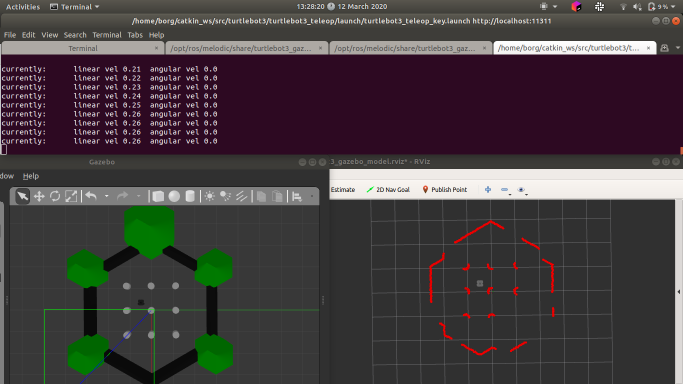
#> input picture RobCom - Atividade03/sim_print.png, 1366 x 768 px, given in place of the camera (shown at 1/2 size)
$ python Project01.py
#> lines starting #> are read from the running program, lines starting #| are printed output that depends on the picture; after the words box and inside, x2 and y2 are one past the last pixel; in counts of white or black regions, pixels touching at a corner belong together
#!/usr/bin/python
# -*- coding: utf-8 -*-

__author__ = "DualStream799"

# Importing Libraries:
from matplotlib import pyplot as plt
from heapq import nlargest
from math import atan, degrees, sqrt
import numpy as np
import time
import cv2


def find_homography_draw_box(kp1, kp2, img_cena, img_original, good):

    out = img_cena.copy()

    src_pts = np.float32([ kp1[m.queryIdx].pt for m in good ]).reshape(-1,1,2)
    dst_pts = np.float32([ kp2[m.trainIdx].pt for m in good ]).reshape(-1,1,2)


    # Tenta achar uma trasformacao composta de rotacao, translacao e escala que situe uma imagem na outra
    # Esta transformação é chamada de homografia
    # Para saber mais veja
    # https://docs.opencv.org/3.4/d9/dab/tutorial_homography.html
    M, mask = cv2.findHomography(src_pts, dst_pts, cv2.RANSAC,5.0)
    matchesMask = mask.ravel().tolist()


    h,w = img_original.shape
    # Um retângulo com as dimensões da imagem original
    pts = np.float32([ [0,0],[0,h-1],[w-1,h-1],[w-1,0] ]).reshape(-1,1,2)

    # Transforma os pontos do retângulo para onde estao na imagem destino usando a homografia encontrada
    dst = cv2.perspectiveTransform(pts,M)


    # Desenha um contorno em vermelho ao redor de onde o objeto foi encontrado
    img2b = cv2.polylines(out,[np.int32(dst)],True,(255,255,0),5, cv2.LINE_AA)

    return img2b


def frame_flip(capture, flip=False, flip_mode=0):
	"""Recieves a webcam frame and flips it or not, depending on 'flip' argument
	X-axis Flip (Vertical): 'flip_mode' = 0
	Y-axis Flip (Horizontal): 'flip_mode' > 0
	Both-axis Flip(Vertical and Horizontal): 'flip_mode' < 0 """
#> called with flip = True, flip_mode = 1

	# Capture frame-by-frame:
	ret, frame = capture.read()
#> frame is the input picture: shape (768, 1366, 3); mean B, G, R 63.7, 61.5, 68.7
	# Invert captured frame:
	if flip == True:
		return cv2.flip(frame, 1)
	else:
		return frame


def output_selector(window_name, output_frame):
	# Displays the resulting frame:
	cv2.imshow(window_name, output_frame)

def text_on_frame(frame, text, position, thickness, font_size=1, text_color=(255, 255, 255), shadow_color=(128, 128, 128), font_style=cv2.FONT_HERSHEY_SIMPLEX, line_style=cv2.LINE_AA):
	"""Displays a text on the frame with a shadow behind it for better visualization on any background"""
	cv2.putText(frame, text, position, font_style, font_size, shadow_color, thickness+1, line_style)
	cv2.putText(frame, text, position, font_style, font_size, text_color, thickness, line_style)

def angular_coefficient(point1, point2, decimals=0):
	"""Calculates the angular coefficient if a line between two points using the current formula: (y - y0) = m*(x - x0)"""
	return round(degrees(atan((point2[1] - point1[1])/(point2[0] - point1[0]))), decimals)


# Window name text:
window_name = "Computer Vision Detector Algorithm"
# Window width and height:
window_size = (640, 480)
# Display mode controller:
display_mode = 'default'
# Angular Coefficient start value:
m = 0.0
sheet_distance = 0.0
min_matches_val = 10
# Display mode dict for text display:
display_mode_text_dict = {'default': 'Nothing',
						  'mask': 'Cyan & Magenta',
						  'canny': 'Edges',
						  'hough': 'Circles',
						  'line': 'Line',
						  'angular_coef': 'Line & Inclination',
						  'distance': 'Sheet Distance',
						  'colorfull_circles': 'Circle Colors',
						  'brisk': 'Logo',
						  'all': 'Everything'}
# Color dict for "paint" elements:
color_dict = {'cyan': (255, 255, 0),
			  'magenta': (255, 0, 255)}


# Parameters to use when opening the webcam:
cap = cv2.VideoCapture(0)
# Setting a resolution limit for video capture:
cap.set(cv2.CAP_PROP_FRAME_WIDTH, window_size[0])
cap.set(cv2.CAP_PROP_FRAME_HEIGHT, window_size[1])


while True:
	# Reads frame and flips it horizontally:
	bgr_frame = frame_flip(cap, True, 1)
	# Converts frame from BGR to Grayscale:
	gray_frame = cv2.cvtColor(bgr_frame, cv2.COLOR_BGR2GRAY)
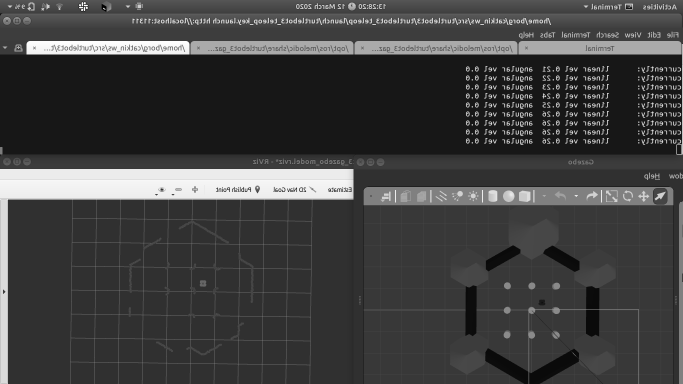
#> gray_frame: shape (768, 1366) (shown at 1/2 size); min 0, max 255, mean 64
	# Converts frame from BGR to RGB:
	rgb_frame = cv2.cvtColor(bgr_frame, cv2.COLOR_BGR2RGB)
	# Converts frame from RGB to HSV:
	hsv_frame = cv2.cvtColor(rgb_frame, cv2.COLOR_RGB2HSV)
#> hsv_frame: shape (768, 1366, 3); mean H, S, V 48.5, 65, 72.7
	# Cyan's Hue value of HSV color space:
	cyan_hue = 180
	# Magenta's Hue value of HSV color space:
	magenta_hue = 300
	# Cyan's limit for creating mask (manually adjusted):
	cyan_high = (cyan_hue/2 + 40, 255, 255)
	cyan_low = (cyan_hue/2 - 40, 150, 70)
	# Magenta's limit for creating mask (manually adjusted):
	magenta_high = (magenta_hue/2 + 30, 255, 255)
	magenta_low = (magenta_hue/2 - 30, 140, 70)
	# Creating masks for each one of the target colors:
	cyan_mask = cv2.inRange(hsv_frame, cyan_low, cyan_high)
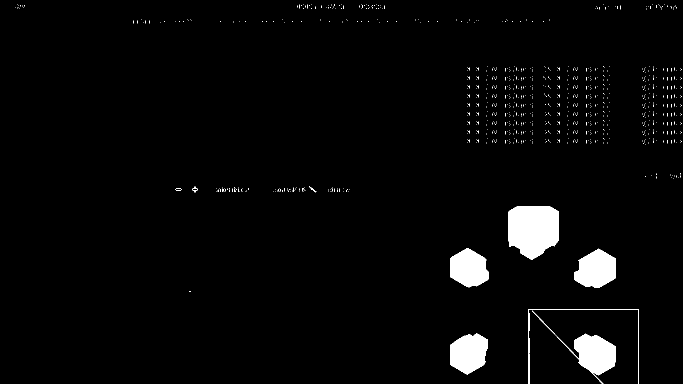
#> cyan_mask: shape (768, 1366) (shown at 1/2 size); 2.9% white; 1055 white regions (1046 under 20 px), largest, box (x1, y1, x2, y2) and area: (1017, 412, 1118, 520) 8859, (1064, 621, 1231, 768) 5140, (1149, 497, 1232, 576) 4718
	magenta_mask = cv2.inRange(hsv_frame, magenta_low, magenta_high)
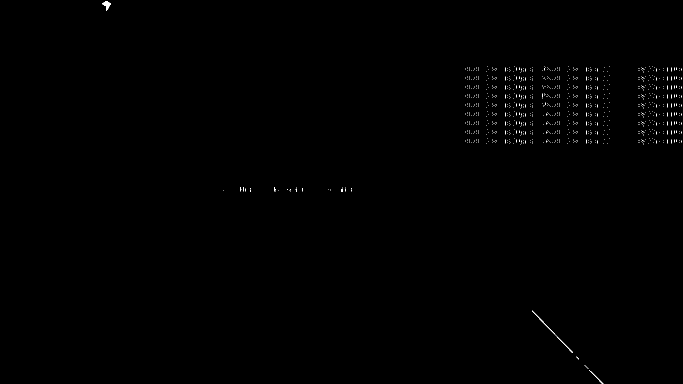
#> magenta_mask: shape (768, 1366) (shown at 1/2 size); 0.22% white in thin lines or dots, all inside (x1, y1, x2, y2) = (204, 2, 1363, 768)
	# Creating a new mask combining the two previous ones:
	fused_mask = cv2.bitwise_or(cyan_mask, magenta_mask)
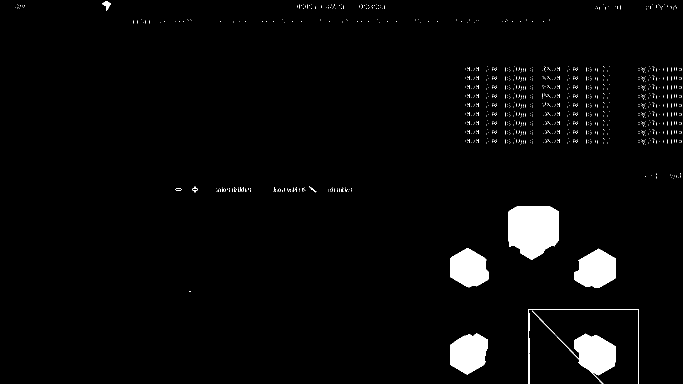
#> fused_mask: shape (768, 1366) (shown at 1/2 size); 3% white; 1336 white regions (1326 under 20 px), largest, box (x1, y1, x2, y2) and area: (1017, 412, 1118, 520) 8859, (1064, 621, 1231, 768) 5140, (1149, 497, 1232, 576) 4718
	# Filtering the original image using the mask (There's color only where the mask is white):
	masked_frame = cv2.bitwise_and(bgr_frame, bgr_frame, mask=fused_mask)
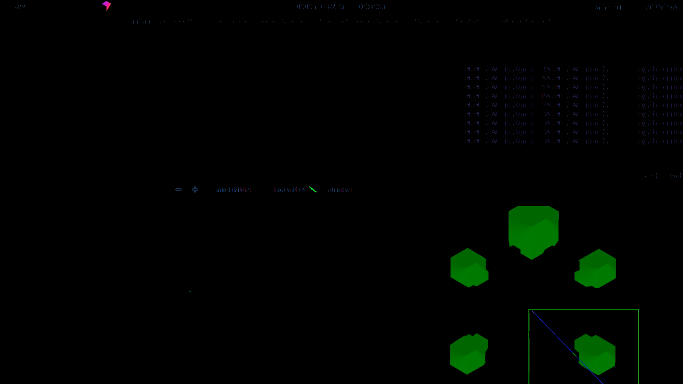
#> masked_frame: shape (768, 1366, 3) (shown at 1/2 size); mean of channels 0, 1, 2 0.5, 3.2, 0.2; drawn as B, G, R
	# Bluring the grayscale frame in order to enhance edge detection:
	blured_frame = cv2.GaussianBlur(gray_frame, ksize=(5, 5), sigmaX=0)
	# Using Canny's algorithm to detect edges:
	edges_frame = cv2.Canny(blured_frame, 100, 200)
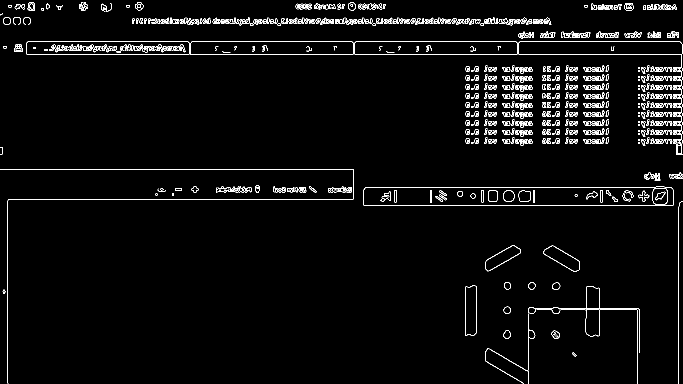
#> edges_frame: shape (768, 1366) (shown at 1/2 size); 3.1% white in thin lines or dots
	# Using Hough Transform method to detect circles:
	circles = cv2.HoughCircles(edges_frame, cv2.HOUGH_GRADIENT, dp=2, minDist=40, param1=30, param2=100, minRadius=5, maxRadius=60)
#> circles = [[1153, 211, 58.8], [1007, 193, 56.6], [1079, 193, 56.6], [1007, 139, 58.8], [1061, 139, 58.8], [1061, 229, 56.6], [1323, 193, 41.2], [1323, 247, 41.2], [1123, 173, 36.8]]
	# Converting 'edges_frame' to BGR in order to get colorfull circles:
	color_edges_frame = cv2.cvtColor(edges_frame, cv2.COLOR_GRAY2BGR)
#> color_edges_frame: shape (768, 1366, 3); 3.1% white in thin lines or dots
	# Only if circles detected (avoids that 'None' reaches the 'for' loop and crashes the program):
	if circles is not None and (display_mode == 'hough' or display_mode == 'line' or display_mode == 'angular_coef' or display_mode == 'distance' or display_mode == 'colorfull_circles' or display_mode == 'all'):
		# Lists to store only valid circles (better explanation below):
		valid_circles = []
		# Draws all circles detected in the frame:
		for circle in circles[0]:
			# Parameters obtained by 'cv2.HoughCircles':
			x_pos, y_pos, radius_size = circle

			# Checks if the center of the detected circles are inside the valid region of the color masks and stores the circle's data and wich mask were detected (otherwise, the circles are false and are not stored:
			if cyan_mask[int(y_pos), int(x_pos)] == 255:
				valid_circles.append(['cyan', list(circle)])
			elif magenta_mask[int(y_pos), int(x_pos)] == 255:
				valid_circles.append(['magenta', list(circle)])

			if display_mode != 'colorfull_circles':
				# Draws the circle on the frame:
				cv2.circle(color_edges_frame, center=(x_pos, y_pos), radius=radius_size, color=(0,255,255), thickness=2)

		# If two circles or more were detected, filter only the two largest ones (based on masks only discards false detections):
		if len(valid_circles) >= 2 and (display_mode == 'line' or display_mode == 'angular_coef' or display_mode == 'distance' or display_mode == 'colorfull_circles' or display_mode == 'all'):
			# Finds the two largest circles (the ones with bigger radius):
			largest_circles = nlargest(2, valid_circles, key=lambda x:x[1][2])

			if display_mode == 'line' or display_mode == 'angular_coef' or display_mode == 'all':
				# Draws a line between the circles' center:
				cv2.line(color_edges_frame, (largest_circles[0][1][0], largest_circles[0][1][1]), (largest_circles[1][1][0], largest_circles[1][1][1]), (0,0,255), 2)

			if display_mode == 'angular_coef' or display_mode == 'all':
				# Calculates the line's angular coeficient and updates the varible:
				m = angular_coefficient(largest_circles[0][1], largest_circles[1][1])

			if display_mode == 'colorfull_circles' or display_mode == 'all':
				# Draws the circles with the correspondent color:
				_ = [cv2.circle(color_edges_frame, center=(circle[1][0], circle[1][1]), radius=circle[1][2], color=color_dict[circle[0]], thickness=2)  for circle in largest_circles]
				# Draws the circles' color above the detected circles:
				_ = [text_on_frame(color_edges_frame, circle[0], (int(circle[1][0]), int(circle[1][1]+circle[1][2]+30)), 1, text_color=color_dict[circle[0]])  for circle in largest_circles]

			if display_mode == 'distance' or display_mode == 'all':
				# Calculates the lenght of the line:
				Ax = largest_circles[0][1][0]
				Ay = largest_circles[0][1][1]
				Bx = largest_circles[1][1][0]
				By = largest_circles[1][1][1]
				# Values obtained from calibration fixing D = 32cm (between the webcam and the sheet):
				sheet_height = 14 # centimeters [H] (between the center of the two circles in the sheet)
				frame_distance = 628.5 # pixels [d] (virtual distance between the webcam and the frame)
				frame_height = sqrt((Bx - Ax)**2 + (By - Ay)**2) # pixels [h] (between the center of the two circles in the frame)
				# Calculates D using the Pinhole principle's formula:
				sheet_distance = round(sheet_height*frame_distance/frame_height, 2)

	if display_mode == 'brisk':
		# Flips briks again in order to let the words on the right direction (the image displayed is flipped):
		brisk_frame = cv2.flip(bgr_frame.copy(), 1)
		# Loads the logo:
		logo = cv2.imread('logo.png')
		# Converts Logo to Grayscale because of BRISK's needs:
		gray_logo = cv2.cvtColor(logo, cv2.COLOR_BGR2GRAY)

		gray_brisk_frame = cv2.cvtColor(brisk_frame, cv2.COLOR_BGR2GRAY)
		# Initializes BRISK module:
		brisk_init = cv2.BRISK_create()
		# Finds unique keypoints on each of the images (logo and frame):
		keypoints_logo, descriptors_logo = brisk_init.detectAndCompute(gray_logo, None)
		keypoints_frame, descriptors_frame = brisk_init.detectAndCompute(gray_brisk_frame, None)
		# Sets the matching algorithim:
		bf = cv2.BFMatcher(cv2.NORM_HAMMING)
		# Finds matches comparing keypoints using KNN (K-Nearest Neighbors) algorithm:
		matches = bf.knnMatch(descriptors_logo, descriptors_frame, k=2)
		# Filters the valid matches as per Lowe's ratio test:
		valid_matches = [m for m, n in matches if m.distance < 0.7*n.distance]
		#
		if len(valid_matches) > min_matches_val:
			#
			framed = find_homography_draw_box(keypoints_logo, keypoints_frame, gray_brisk_frame, gray_logo, valid_matches)
		else:
			print("Not enough matches are found {}/{}".format(len(valid_matches), min_matches_val))


	# Displays the resulting frame (Using keyboard to change visualization: simply change the image to be displayed):
	# Key '1':
	if display_mode == 'default':
		text_on_frame(bgr_frame, "Detecting " + display_mode_text_dict[display_mode], (0, 30), 1)
#> in text_on_frame, `cv2.putText(frame, text, position, font_style, font_size, text_color, ..`:
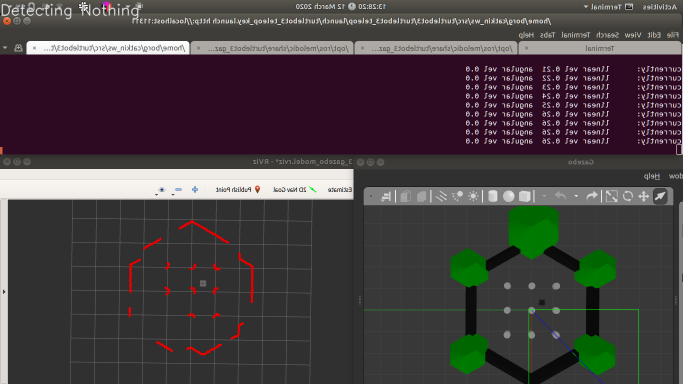
#> frame: shape (768, 1366, 3) (shown at 1/2 size); mean of channels 0, 1, 2 64, 61.7, 68.9; drawn as B, G, R
		cv2.imshow(window_name, bgr_frame)

	# Key '2':
	elif display_mode == 'mask':
		text_on_frame(masked_frame, "Detecting " + display_mode_text_dict[display_mode], (0, 30), 1)
		cv2.imshow(window_name, masked_frame)

	# Key '3':
	elif display_mode == 'canny':
		text_on_frame(edges_frame, "Detecting " + display_mode_text_dict[display_mode], (0, 30), 1)
		cv2.imshow(window_name, edges_frame)

	# Key '4':
	elif display_mode == 'hough':
		text_on_frame(color_edges_frame, "Detecting " + display_mode_text_dict[display_mode], (0, 30), 1)
		cv2.imshow(window_name, color_edges_frame)

	# Key '5':
	elif display_mode == 'line':
		text_on_frame(color_edges_frame, "Detecting " + display_mode_text_dict[display_mode], (0, 30), 1)
		cv2.imshow(window_name, color_edges_frame)

	# Key '6':
	elif display_mode == 'angular_coef':
		text_on_frame(color_edges_frame, "Inclination: {}".format(int(m)), (0, window_size[1] - 5), 1)
		text_on_frame(color_edges_frame, "Detecting " + display_mode_text_dict[display_mode], (0, 30), 1)
		cv2.imshow(window_name, color_edges_frame)

	# Key '7':
	elif display_mode == 'distance':
		text_on_frame(color_edges_frame, "Sheet Distance: {}cm".format(sheet_distance), (0, window_size[1] - 5), 1)
		text_on_frame(color_edges_frame, "Detecting " + display_mode_text_dict[display_mode], (0, 30), 1)
		cv2.imshow(window_name, color_edges_frame)

	# Key '8':
	elif display_mode == 'colorfull_circles':
		text_on_frame(color_edges_frame, "Detecting " + display_mode_text_dict[display_mode], (0, 30), 1)
		cv2.imshow(window_name, color_edges_frame)

	# Key '9':
	elif display_mode == 'brisk':
		img3 = cv2.drawMatches(logo,keypoints_logo, brisk_frame, keypoints_frame, valid_matches, None, flags=cv2.DrawMatchesFlags_NOT_DRAW_SINGLE_POINTS)
		cv2.imshow(window_name, img3)

	# Key '0':
	elif display_mode == 'all':
		text_on_frame(color_edges_frame, "Sheet Distance: {}cm".format(sheet_distance), (0, window_size[1] - 5), 1)
		text_on_frame(color_edges_frame, "Inclination: {}".format(int(m)), (0, window_size[1] - 35), 1)
		text_on_frame(color_edges_frame, "Detecting " + display_mode_text_dict[display_mode], (0, 30), 1)
		cv2.imshow(window_name, color_edges_frame)


	# Waits for a certain time (in milisseconds) for a key input ('0xFF' is used to handle input changes caused by NumLock):
	delay_ms = 60
	key_input = cv2.waitKey(delay_ms) & 0xFF
#> (key q is pressed here)

	# Display Mode Switch:
	# Exit the program:
	if  key_input == ord('q'):
		break
	# Capture a frame and saves it as a .jpeg file:
	elif key_input == ord('c'):
		cv2.imwrite('single_frame.jpg', cv2.flip(bgr_frame, 1))
		print('frame aptured')
	# Default visualization:
	elif key_input == ord('1'):
		display_mode = 'default'
		print(display_mode)
	# Cyan and Magenta Mask visualization:
	elif key_input == ord('2'):
		display_mode = 'mask'
		print(display_mode)
	# Edge Detection visualization:
	elif key_input == ord('3'):
		display_mode = 'canny'
		print(display_mode)
	# Circles Detection visualization:
	elif key_input == ord('4'):
		display_mode = 'hough'
		print(display_mode)
	# Line Connecting Circles visualization:
	elif key_input == ord('5'):
		display_mode = 'line'
		print(display_mode)
	# Line's Angular Coefficient visualization:
	elif key_input == ord('6'):
		display_mode = 'angular_coef'
		print(display_mode)
	# Sheet Distance visualization:
	elif key_input == ord('7'):
		display_mode = 'distance'
		print(display_mode)
	# Circle Color Detection visualization:
	elif key_input == ord('8'):
		display_mode = 'colorfull_circles'
		print(display_mode)
	# Logo Finder visualization:
	elif key_input == ord('9'):
		display_mode = 'brisk'
		print(display_mode)
	# All Previous visualizations combined:
	elif key_input == ord('0'):
		display_mode = 'all'
		print(display_mode)

# When everything done, release the capture
cap.release()
cv2.destroyAllWindows()
